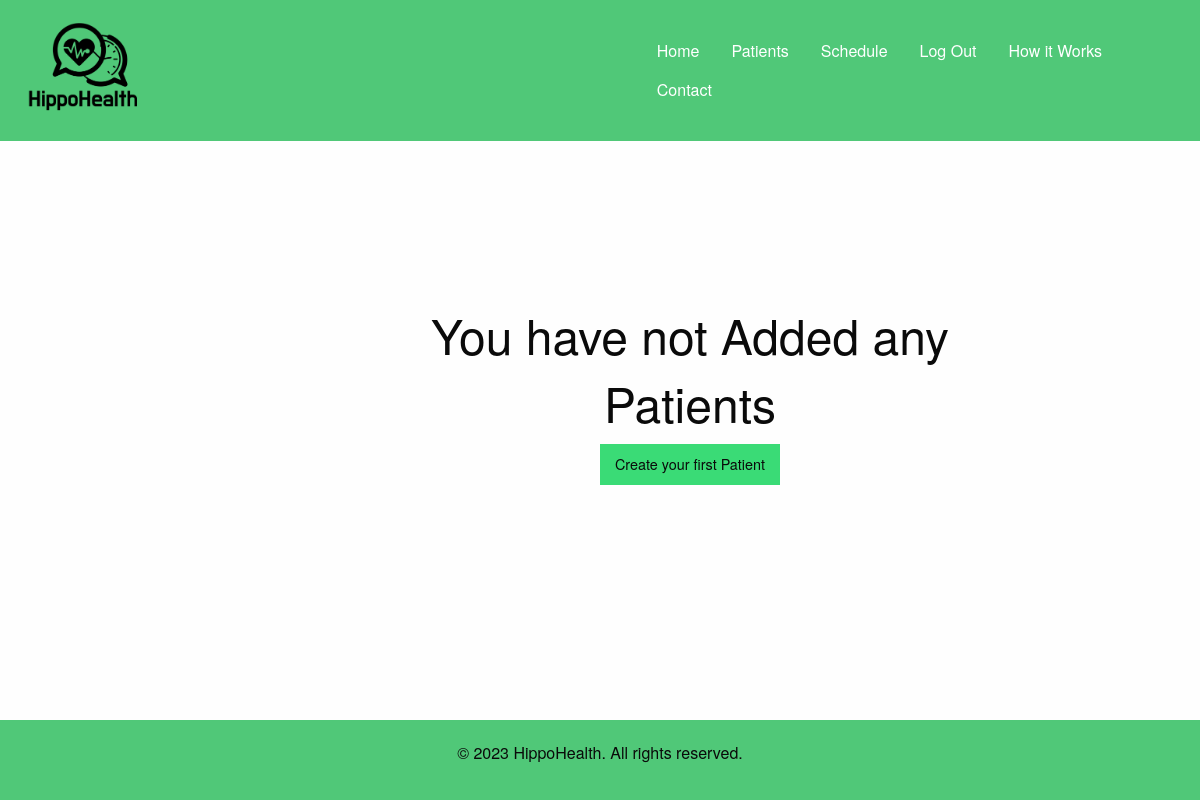
Before: /patients (signed in) with the older database file.
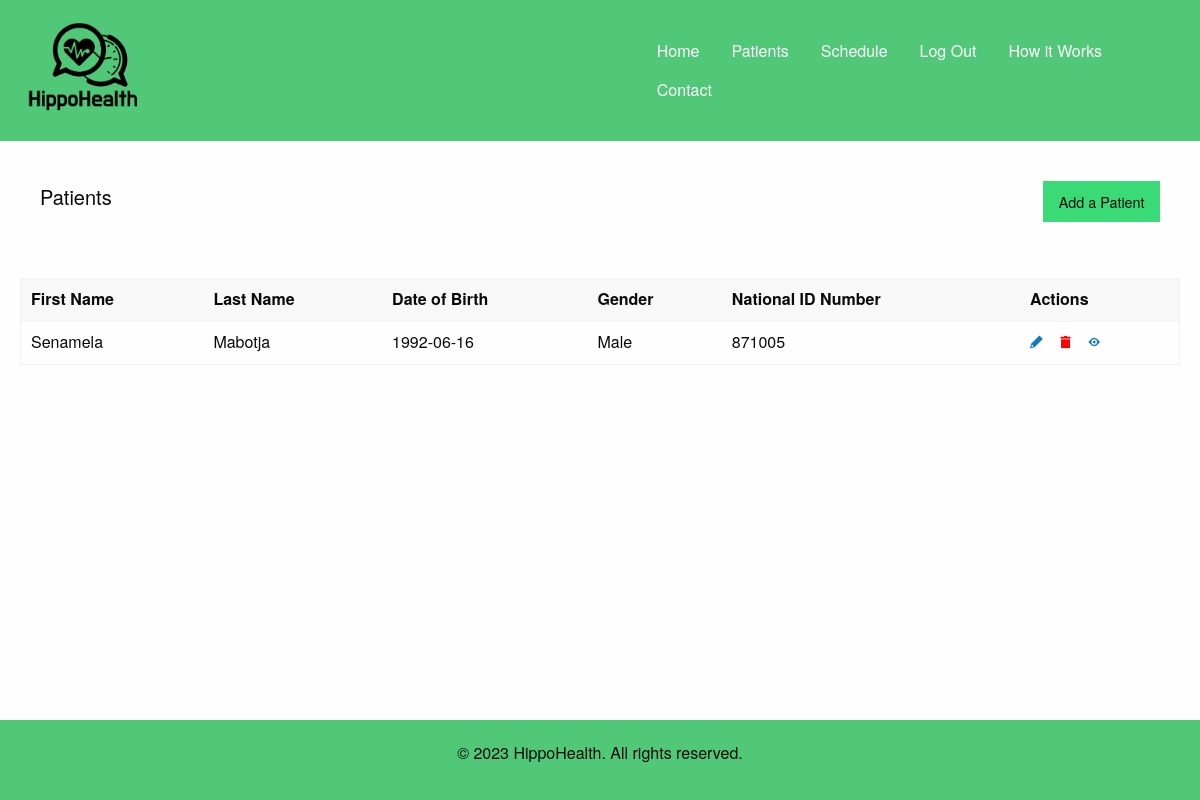
After: the same page with the newer database file.
### app.py (models this page shows)
class Patient(db.Model):
    id = db.Column(db.Integer, primary_key=True)
    first_name = db.Column(db.String(100), nullable=False)
    last_name = db.Column(db.String(100), nullable=False)
    date_of_birth = db.Column(db.Date, nullable=False)
    gender = db.Column(db.String(10), nullable=False)
    national_id_number = db.Column(db.String(11), nullable=False)
    address = db.Column(db.String(200), nullable=False)
    phone_number = db.Column(db.String(15), nullable=False)
    email = db.Column(db.String(100), nullable=False)
    emergency_contact_name = db.Column(db.String(100), nullable=True)
    emergency_contact_number = db.Column(db.String(15), nullable=True)
    insurance_provider = db.Column(db.String(100), nullable=True)
    insurance_policy_number = db.Column(db.String(50), nullable=True)
    primary_care_physician = db.Column(db.String(100), nullable=True)
    allergies = db.Column(db.String(200), nullable=True)
    medications = db.Column(db.String(200), nullable=True)
    medical_conditions = db.Column(db.String(200), nullable=True)
    surgeries = db.Column(db.String(200), nullable=True)
    user_id = db.Column(db.Integer, db.ForeignKey('user.id'), nullable=False)
    user = db.relationship('User', backref=db.backref('patients', lazy=True))

### app.py (the view)
@app.route("/patients")
@login_required
def patients():
    patients = Patient.query.all()
    return render_template("patients.html", current_user=current_user, patients=patients)

### app.py (called while the page is built)
@login_manager.user_loader
def load_user(user_id):
    return User.query.get(int(user_id))

### templates/patients.html
{% extends 'layout.html' %}
{% block content %}
<div class="container main-content">
{% if patients|length > 0 %}
        <div class="top-nav-patients">
            <h4 class="h4 lead">
                Patients
            </h4>
            <button class="button success">
                Add a Patient
            </button>
        </div>
        </div>
        <div class="table-container">
            <table>
                <thead>
                <tr>
                    <th>First Name</th>
                    <th>Last Name</th>
                    <th>Date of Birth</th>
                    <th>Gender</th>
                    <th>National ID Number</th>
                    <th>Actions</th>
                </tr>
                </thead>
                <tbody>
                {% for patient in patients %}
                    <tr>
                    <td>{{ patient.first_name }}</td>
                    <td>{{ patient.last_name }}</td>
                    <td>{{ patient.date_of_birth }}</td>
                    <td>{{ patient.gender }}</td>
                    <td>{{ patient.national_id_number }}</td>
                    <td class="actions-cell">
                        <a href="{{ url_for('edit_patient', patient_id=patient.id) }}"><i class="fi-pencil"></i></a>&nbsp;&nbsp;&nbsp;&nbsp;
                        <form method="post" action="{{ url_for('delete_patient', patient_id=patient.id) }}"><button type="submit" class="delete-btn"><i class="fi-trash"></i></button></form>&nbsp;&nbsp;&nbsp;&nbsp;
                        <a href="{{ url_for('view_patient', patient_id=patient.id) }}"><i class="fi-eye"></i></a>
                    </td>
                    </tr>
                {% endfor %}
                </tbody>
            </table>
        </div>
{% else %}
        <div class="empty-state-patients">
            <h1>You have not Added any Patients</h1>
            <a class="button success" href="/create_patient">Create your first Patient</a>
        </div>
{% endif %}
{% endblock %}

Changed rows visible on the page:
added Patient: first_name "Senamela", last_name "Mabotja", date_of_birth "1992-06-16", gender "Male", national_id_number "871005"
Other visible differences:
text no longer shown: "You have not Added any Patients Create your first Patient"
text now shown: "Patients Add a Patient First Name Last Name Date of Birth Gender National ID Number Actions"
